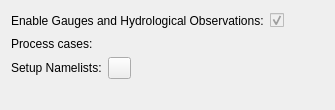
          <widget class="QWidget" name="page_processes">
           <layout class="QVBoxLayout" name="verticalLayout_page_settings">
            <item>
             <layout class="QHBoxLayout" name="horizontalLayout_gaugeOption">
              <property name="topMargin">
               <number>0</number>
              </property>
              <item>
               <widget class="QLabel" name="label_gaugeOption">
                <property name="text">
                 <string>Enable Gauges and Hydrological Observations:</string>
                </property>
               </widget>
              </item>
              <item>
               <widget class="QCheckBox" name="checkBox_gaugeOption">
                <property name="enabled">
                 <bool>false</bool>
                </property>
                <property name="text">
                 <string/>
                </property>
                <property name="checked">
                 <bool>true</bool>
                </property>
               </widget>
              </item>
              <item>
               <spacer name="horizontalSpacer_gaugeOption">
                <property name="orientation">
                 <enum>Qt::Horizontal</enum>
                </property>
                <property name="sizeHint" stdset="0">
                 <size>
                  <width>40</width>
                  <height>20</height>
                 </size>
                </property>
               </spacer>
              </item>
             </layout>
            </item>
            <item>
             <widget class="QLabel" name="label_processCases">
              <property name="text">
               <string>Process cases:</string>
              </property>
             </widget>
            </item>
            <item>
             <layout class="QFormLayout" name="formLayout_processCases">
              <property name="horizontalSpacing">
               <number>6</number>
              </property>
              <property name="verticalSpacing">
               <number>2</number>
              </property>
             </layout>
            </item>
            <item>
             <layout class="QHBoxLayout" name="horizontalLayout_nml">
              <property name="topMargin">
               <number>0</number>
              </property>
              <item>
               <widget class="QLabel" name="label_nml">
                <property name="text">
                 <string>Setup Namelists:</string>
                </property>
               </widget>
              </item>
              <item>
               <widget class="QPushButton" name="pushButton_edit_nmls">
                <property name="maximumSize">
                 <size>
                  <width>23</width>
                  <height>23</height>
                 </size>
                </property>
                <property name="toolTip">
                 <string>Write all morphological layers</string>
                </property>
                <property name="text">
                 <string/>
                </property>
                <property name="icon">
                 <iconset>
                  <normaloff>Resources/write.png</normaloff>Resources/write.png</iconset>
                </property>
               </widget>
              </item>
              <item>
               <spacer name="horizontalSpacer_nml">
                <property name="orientation">
                 <enum>Qt::Horizontal</enum>
                </property>
                <property name="sizeHint" stdset="0">
                 <size>
                  <width>40</width>
                  <height>20</height>
                 </size>
                </property>
               </spacer>
              </item>
             </layout>
            </item>
            <item>
             <spacer name="verticalSpacer_page_settings">
              <property name="orientation">
               <enum>Qt::Vertical</enum>
              </property>
              <property name="sizeHint" stdset="0">
               <size>
                <width>20</width>
                <height>20</height>
               </size>
              </property>
             </spacer>
            </item>
           </layout>
          </widget>
